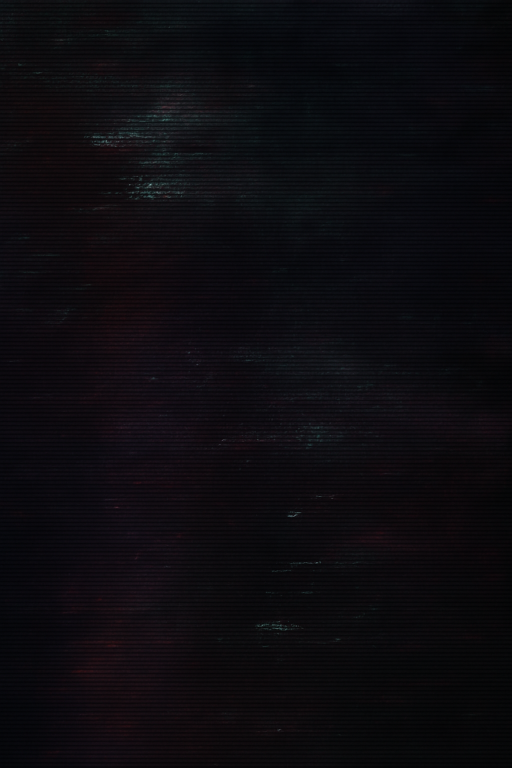
#> input picture assets/img/bg.png, 1024 x 1536 px, found by its file name (shown at 1/2 size)
$ python gen_bg_glitched.py
#> lines starting #> are read from the running program, lines starting #| are printed output that depends on the picture
# video_pipeline/gen_bg_glitched.py
import os
import numpy as np
from pathlib import Path
import sys
from PIL import Image, ImageOps
import cv2
from moviepy.editor import VideoClip
import time

# Adiciona o diretório pai ao sys.path para poder importar config
project_root = Path(__file__).resolve().parent.parent
sys.path.append(str(project_root))

# Tenta importar config
try:
    import config
except ImportError:
    print("Aviso: Não foi possível importar config. Usando valores padrão.")
    class DummyConfig:
        VIDEO_WIDTH = 1080
        VIDEO_HEIGHT = 1920
        VIDEO_FPS = 24
        VIDEO_SIZE = (VIDEO_WIDTH, VIDEO_HEIGHT)
    config = DummyConfig()

def criar_video_glitch(img_path, output_path, duration=10, fps=30):
    """Cria um vídeo com efeito glitch a partir de uma imagem base."""
    if os.path.exists(output_path):
        print(f"✔️ Vídeo de fundo já existe: {output_path}")
        return str(output_path)

    print(f"⏳ Gerando vídeo glitch a partir de {img_path}...")
    try:
        # Carrega a imagem usando OpenCV para evitar problemas com o Pillow
        img = cv2.imread(img_path)
        if img is None:
            raise ValueError(f"Não foi possível carregar a imagem: {img_path}")

        # Converte BGR para RGB (OpenCV usa BGR por padrão)
        img = cv2.cvtColor(img, cv2.COLOR_BGR2RGB)

        # Redimensiona para o tamanho de vídeo configurado
        img = cv2.resize(img, (config.VIDEO_WIDTH, config.VIDEO_HEIGHT), interpolation=cv2.INTER_LANCZOS4)

        # Cria diretório de saída se não existir
        os.makedirs(os.path.dirname(output_path), exist_ok=True)

        # Configura o escritor de vídeo
        fourcc = cv2.VideoWriter_fourcc(*'mp4v')  # Codec para MP4
        video_writer = cv2.VideoWriter(
            output_path,
            fourcc,
            fps,
            (config.VIDEO_WIDTH, config.VIDEO_HEIGHT)
        )

        # Número total de frames
        total_frames = int(duration * fps)

        print(f"Gerando {total_frames} frames com efeito glitch...")
        start_time = time.time()

        # Gera frames com efeito glitch
        for frame_num in range(total_frames):
            # Copia o frame base
            frame = img.copy()

            # Intensidade do glitch varia com o tempo
            t = frame_num / fps  # Tempo em segundos
            num_glitches = int(5 + 3 * np.sin(t * 2))

            # Aplica efeitos de glitch
            for _ in range(num_glitches):
                # Efeito de deslocamento horizontal
                y = np.random.randint(0, frame.shape[0])
                h = np.random.randint(5, 30)
                dx = np.random.randint(-50, 50)

                if y + h < frame.shape[0]:
                    slice_to_shift = frame[y:y+h].copy()
                    # Desloca horizontalmente
                    slice_to_shift = np.roll(slice_to_shift, dx, axis=1)
                    frame[y:y+h] = slice_to_shift

                # Adiciona efeito de cor aleatório ocasionalmente
                if np.random.random() < 0.2:
                    channel = np.random.randint(0, 3)
                    y2 = np.random.randint(0, frame.shape[0])
                    h2 = np.random.randint(10, 40)

                    if y2 + h2 < frame.shape[0]:
                        # Aumenta a intensidade de um canal de cor
                        frame[y2:y2+h2, :, channel] = np.clip(
                            frame[y2:y2+h2, :, channel] * 1.5, 0, 255
                        ).astype(np.uint8)

            # Adiciona ruído ocasionalmente
            if np.random.random() < 0.1:
                noise = np.random.randint(0, 50, size=frame.shape, dtype=np.uint8)
                frame = cv2.add(frame, noise)

            # Converte RGB para BGR para salvar com OpenCV
            frame_bgr = cv2.cvtColor(frame, cv2.COLOR_RGB2BGR)
            video_writer.write(frame_bgr)

            # Mostra progresso a cada 10%
            if frame_num % (total_frames // 10) == 0 or frame_num == total_frames - 1:
                percent = (frame_num + 1) / total_frames * 100
                elapsed = time.time() - start_time
                print(f"Progresso: {percent:.1f}% ({frame_num+1}/{total_frames} frames, {elapsed:.1f}s)")

        # Libera recursos
        video_writer.release()

        print(f"✅ Vídeo gerado: {output_path}")
        return str(output_path)
    except Exception as e:
        print(f"❌ Erro ao gerar vídeo glitch: {e}")
        import traceback
        traceback.print_exc()
        return None

def generate_background(output_path: Path, duration: float) -> str | None:
    """Função principal esperada pelo script generate_scp_video.py.

    Args:
        output_path: Caminho onde o vídeo de fundo será salvo.
        duration: Duração do vídeo em segundos.

    Returns:
        Caminho do vídeo gerado como string ou None em caso de erro.
    """
#> called with duration = 10
    # Verifica se o arquivo de background já existe
    if output_path.exists():
        print(f"✔️ Vídeo de fundo já existe: {output_path}")
        return str(output_path)

    # Procura por uma imagem de fundo
    bg_image = None
    possible_paths = [
        # Tenta usar a imagem bg.png na raiz do projeto
        Path(__file__).resolve().parent.parent / "bg.png",
        Path(__file__).resolve().parent.parent / "bg.png.png",  # Nome estranho mas visto nos arquivos
        # Tenta em assets/bg
        Path(__file__).resolve().parent.parent / "assets" / "bg" / "bg.png",
        # Tenta outras pastas
        Path(__file__).resolve().parent.parent / "assets" / "bg.png",
    ]

    for path in possible_paths:
        if path.exists():
            bg_image = str(path)
            print(f"Usando imagem de fundo: {bg_image}")
            break

    if not bg_image:
        print("❌ Nenhuma imagem de fundo encontrada. Criando fundo preto...")
        # Cria uma imagem preta como fallback
        try:
            black_bg = Path(__file__).resolve().parent.parent / "assets" / "bg.png"
            black_bg.parent.mkdir(parents=True, exist_ok=True)

            # Cria imagem preta usando OpenCV em vez de Pillow
            black_img = np.zeros((config.VIDEO_HEIGHT, config.VIDEO_WIDTH, 3), dtype=np.uint8)
            cv2.imwrite(str(black_bg), black_img)

            bg_image = str(black_bg)
        except Exception as e:
            print(f"❌ Erro ao criar imagem de fundo preta: {e}")
            return None

    # Gera o vídeo glitch
    fps = getattr(config, 'VIDEO_FPS', 24)
    return criar_video_glitch(bg_image, str(output_path), duration=duration, fps=fps)
#> in criar_video_glitch, img is the input picture: shape (1536, 1024, 3); mean B, G, R 15, 11.1, 12.6
#> in criar_video_glitch, `img = cv2.resize(img, (config.VIDEO_WIDTH, config.VIDEO_HEIGHT), inter..`:
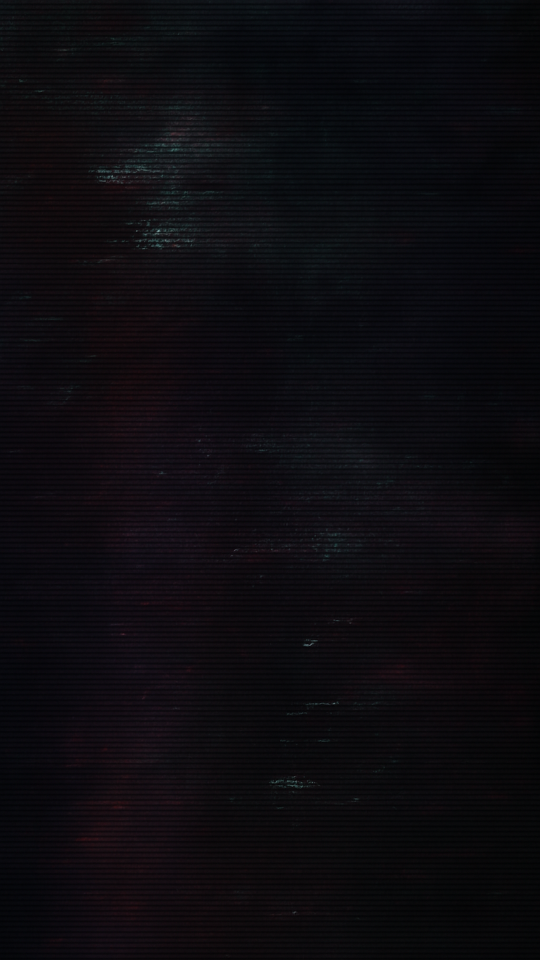
#> img: shape (1920, 1080, 3) (shown at 1/2 size); mean R, G, B 12.6, 11.1, 15

# Permite executar o script diretamente para testes
if __name__ == "__main__":
    output_dir = Path(__file__).resolve().parent.parent / "output"
    output_dir.mkdir(parents=True, exist_ok=True)
    output_path = output_dir / "bg_glitched_test.mp4"

    result = generate_background(output_path, duration=10)
    if result:
        print(f"Teste concluído com sucesso: {result}")
    else:
        print("Teste falhou.")
